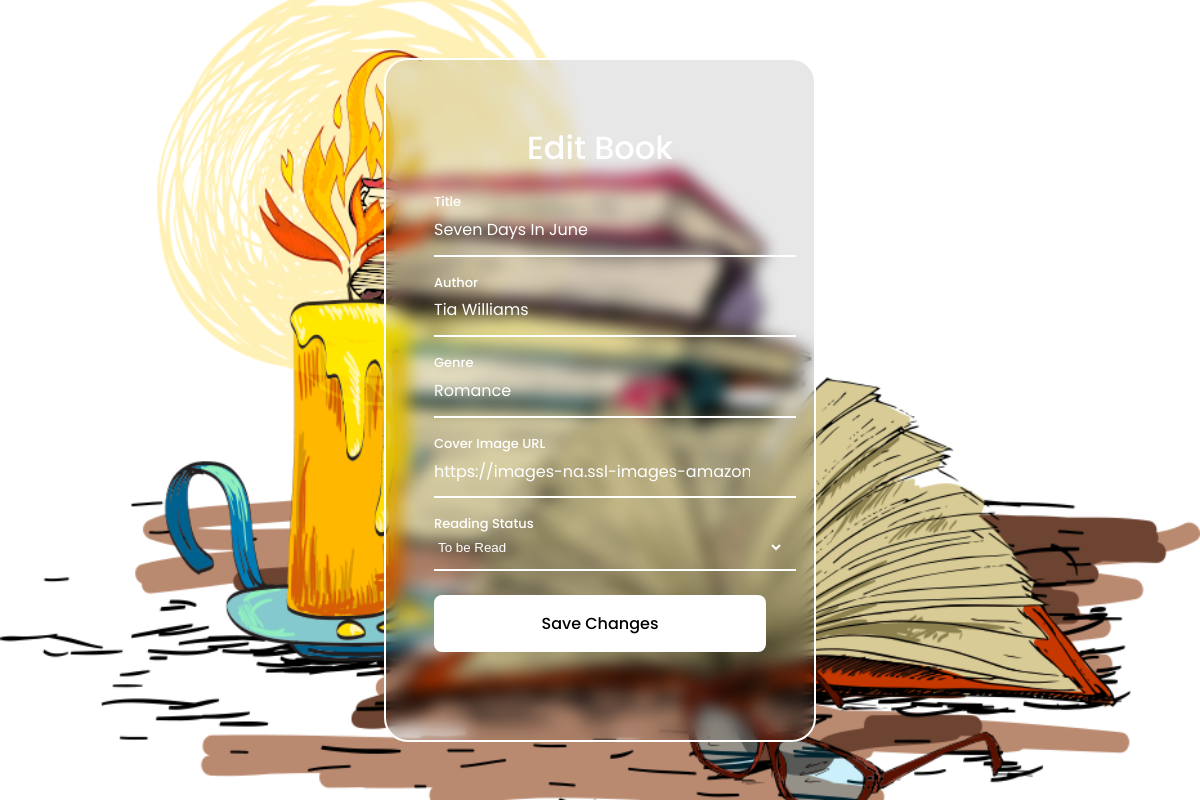
The app's page /edit_book/2 (signed in), older data.
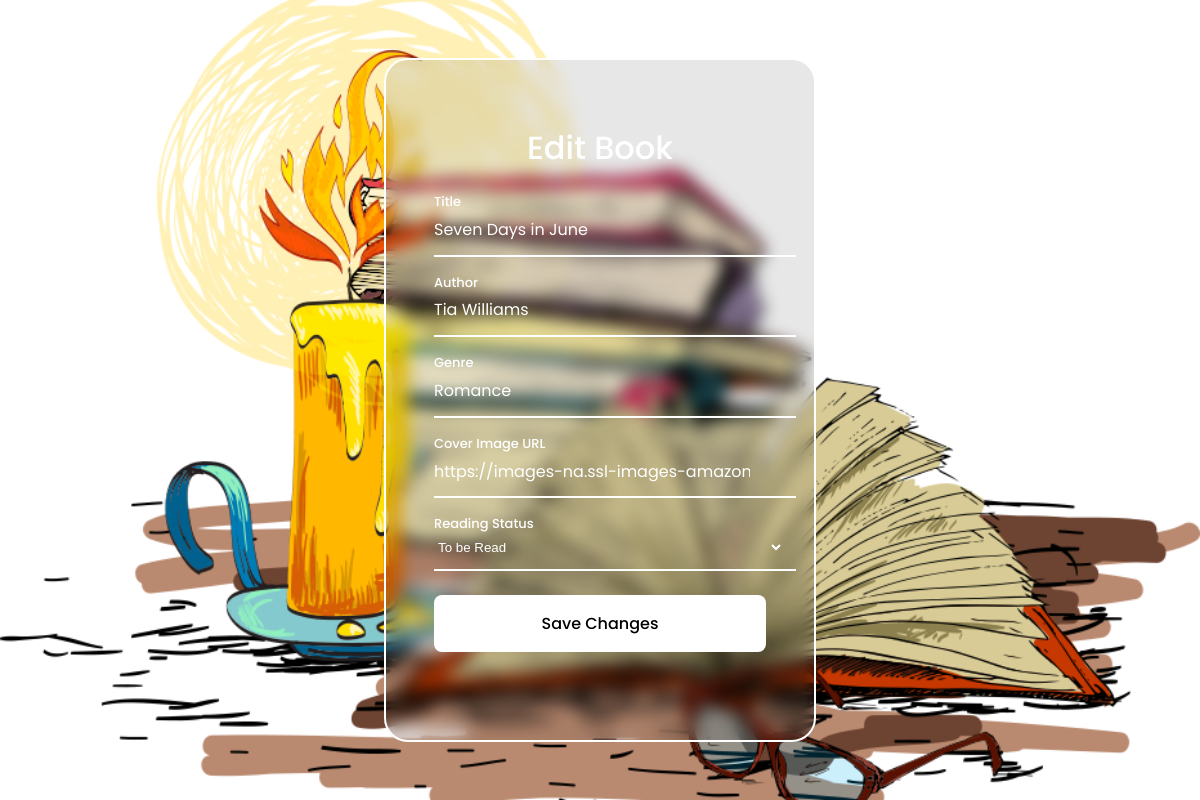
The same page, newer data.
### app.py (models this page shows)
class Book(db.Model):
    id = db.Column(db.Integer, primary_key=True)
    title = db.Column(db.String(100), nullable=False)
    author = db.Column(db.String(100), nullable=False)
    genre = db.Column(db.String(50), nullable=False)
    cover_image = db.Column(db.String(100))
    reading_status = db.Column(db.String(20))  # Added reading status field
    ratings = db.relationship('Rating', backref='book', lazy=True)
    reviews = db.relationship('Review', backref='book', lazy=True)

### app.py (the view, shortened to what this page needs)
@app.route('/edit_book/<int:id>', methods=['GET', 'POST'])
@login_required
def edit_book(id):
    book = Book.query.get_or_404(id)
    return render_template('edit_book.html', book=book)

### app.py (called while the page is built)
@login_manager.user_loader
def load_user(user_id):
    return User.query.get(int(user_id))

### templates/edit_book.html (shortened to what this page needs)
<!DOCTYPE html>
   <html lang="en">
   <head>
      <link href="https://cdn.jsdelivr.net/npm/remixicon@2.5.0/fonts/remixicon.css" rel="stylesheet">
      <link rel="stylesheet" href="{{ url_for('static', filename='css/style.css') }}">
   </head>
   <body>
      <div class="login">
         <img src="{{ url_for('static', filename='image/login-bg.png') }}" alt="Login image" class="login__img">
         <form action="{{ url_for('edit_book', id=book.id) }}" method="post" class="login__form">
            <h1 class="login__title">Edit Book</h1>
            <div class="login__content">
               <div class="login__box">
                  <div class="login__box-input">
                     <input type="text" id="title" name="title" required class="login__input"  value="{{book.title}}">
                     <label for="title" class="add__label">Title</label>
                  </div>
               </div>
               <div class="login__box">
                  <div class="login__box-input">
                     <input type="text" name="author" required class="login__input" id="author" value="{{book.author}}">
                     <label for="author" class="add__label">Author</label>
                  </div>
               </div>
               <div class="login__box">
                <div class="login__box-input">
                   <input type="text" name="genre" required class="login__input" id="genre" value="{{book.genre}}">
                   <label for="genre" class="add__label">Genre</label>
                </div>
             </div>
             <div class="login__box">
                <div class="login__box-input">
                   <input type="text" name="cover_image" class="login__input" id="cover_image" value="{{book.cover_image}}">
                   <label for="cover_image" class="add__label">Cover Image URL</label>
                </div>
             </div>
             <div class="login__box">
                <div class="login__box-input">
                   <select id="reading_status" name="reading_status" class="login__input" style="width: 350px;border: none;">
                        <option value="To be Read" {% if book.reading_status == 'To be Read' %} selected {% endif %}>To be Read</option>
                   </select>
                   <label for="reading_status" class="add__label">Reading Status</label>
                </div>
             </div>
            </div>
            <button type="submit" class="login__button">Save Changes</button>
         </form>
      </div>
   </body>
</html>

### static/css/style.css (style rules this page uses)
:root { --white-color: hsl(0, 0%, 100%); --black-color: hsl(0, 0%, 0%); --body-font: "Poppins", sans-serif; --h1-font-size: 1.75rem; --normal-font-size: 1rem; --small-font-size: .813rem; --font-medium: 500; }
* { box-sizing: border-box; padding: 0; margin: 0; }
body, input, button { font-size: var(--normal-font-size); font-family: var(--body-font); }
body { color: var(--white-color); }
input, button { border: none; outline: none; }
img { max-width: 100%; height: auto; }
.login { position: relative; height: 100vh; display: grid; align-items: center; }
.login__img { position: absolute; width: 100%; height: 100%; object-fit: cover; object-position: center; }
.login__form { position: relative; background-color: hsla(0, 0%, 10%, 0.1); border: 2px solid var(--white-color); margin-inline: 1.5rem; padding: 2.5rem 1.5rem; border-radius: 1rem; backdrop-filter: blur(8px); }
.login__title { text-align: center; font-size: var(--h1-font-size); font-weight: var(--font-medium); margin-bottom: 2rem; }
.login__content, .login__box { display: grid; }
.login__content { row-gap: 1.75rem; margin-bottom: 1.5rem; }
.login__box { grid-template-columns: max-content 1fr; align-items: center; column-gap: 0.75rem; border-bottom: 2px solid var(--white-color); }
.login__input { width: 100%; padding-block: 0.8rem; background: none; color: var(--white-color); position: relative; z-index: 1; }
.login__box-input { position: relative; }
.add__label { position: absolute; left: 0; top: 2px; font-weight: var(--font-medium); transition: top 0.3s, font-size 0.3s; }
.login__box:nth-child(2) input { padding-right: 1.8rem; }
.login__button { width: 100%; padding: 1rem; border-radius: 0.5rem; background-color: var(--white-color); font-weight: var(--font-medium); cursor: pointer; margin-bottom: 2rem; }
@media screen and (min-width: 540px) { .login { justify-content: center; } }
@media screen and (min-width: 540px) { .login__form { width: 432px; padding: 4rem 3rem 3.5rem; border-radius: 1.5rem; } }
@media screen and (min-width: 540px) { .login__title { font-size: 2rem; } }

Row changes from the older to the newer data that the page shows:
changed Book "Tia Williams": title "Seven Days In June" → "Seven Days in June"
